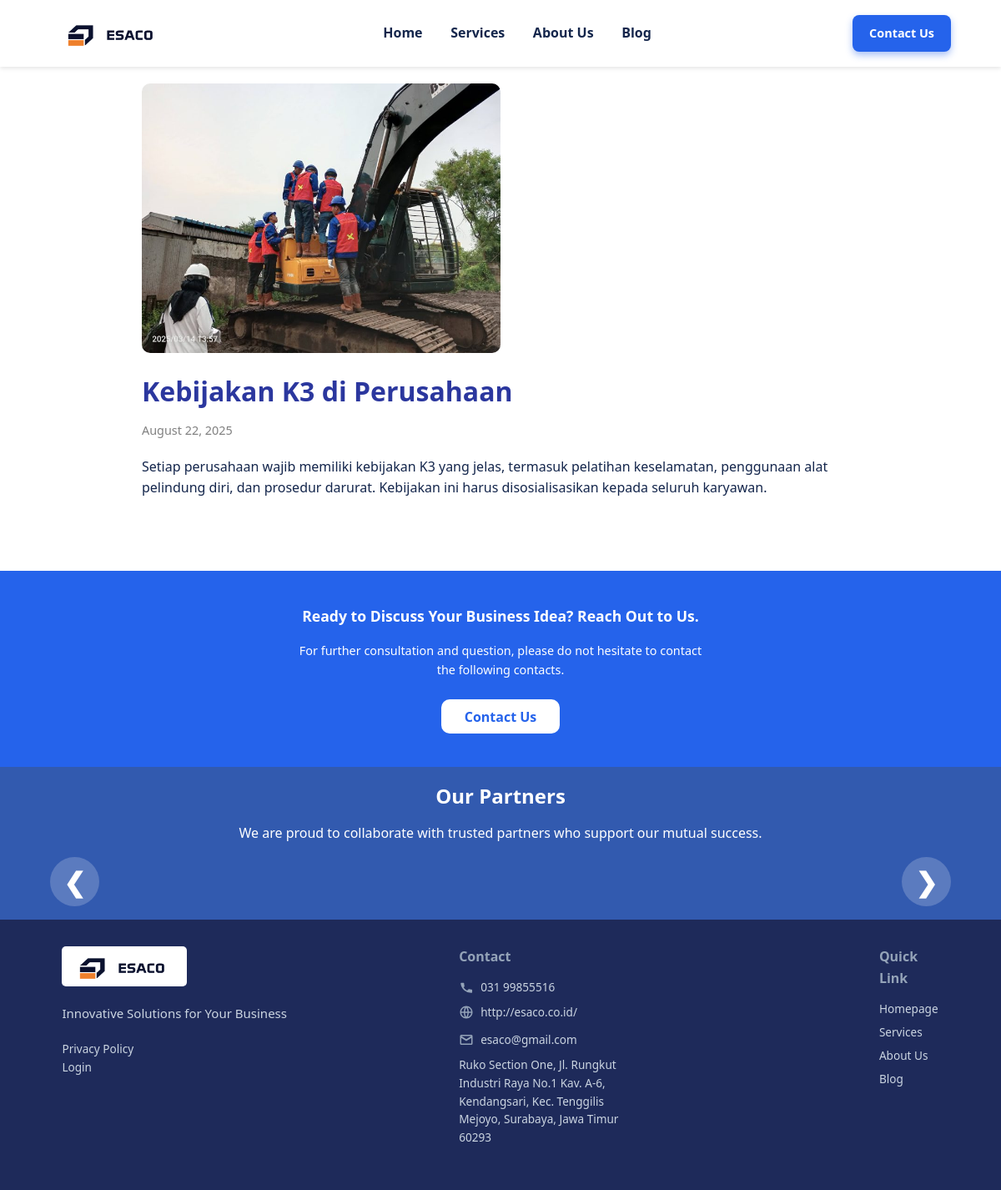
/article.php?id=13, run on the app's committed database.
### tables this page shows
CREATE TABLE `gallery` (
  `id` int NOT NULL,
  `image_url` varchar(255) NOT NULL,
  `alt_text` varchar(255) DEFAULT NULL,
  `date` date DEFAULT NULL,
  `category` varchar(255) DEFAULT NULL,
  `category_id` int DEFAULT NULL
);

CREATE TABLE `articles` (
  `id` int NOT NULL,
  `title` varchar(255) NOT NULL,
  `date` date NOT NULL,
  `description` text NOT NULL,
  `image_url` varchar(255) NOT NULL,
  `content` text
);

### article.php (the view, shortened to what this page needs)
<?php
include 'connect.php';
$id = isset($_GET['id']) ? intval($_GET['id']) : 0;
$sql = "SELECT * FROM articles WHERE id = $id LIMIT 1";
$result = $conn->query($sql);
$article = null;
if ($result && $result->num_rows > 0) {
    $article = $result->fetch_assoc();
}
?>
<!DOCTYPE html>
<html lang="en">
<head>
  <link rel="stylesheet" href="style.css">
</head>
<body>
<?php include 'header.php'; ?>
  <main>
    <?php if ($article): ?>
      <img src="<?= htmlspecialchars($article['image_url']) ?>" alt="<?= htmlspecialchars($article['title']) ?>" class="article-image">
      <h1 class="article-title"><?= htmlspecialchars($article['title']) ?></h1>
      <span class="article-date"><?= date("F j, Y", strtotime($article['date'])) ?></span>
      <article class="content">
        <?= $article['content']  ?>
      </article>
    <?php else: ?>
      <h2>Article not found.</h2>
    <?php endif; ?>
  </main>
<?php include 'footer.php'; ?>
</body>
</html>

### header.php (shortened to what this page needs)
<!DOCTYPE html>
<html lang="id">
<head>
</head>
<body>
  <?php include 'connect.php';
    $current_page = basename($_SERVER['PHP_SELF']);
   $sql = "SELECT image_url, alt_text FROM gallery WHERE alt_text = 'logo' LIMIT 1";
    $result = $conn->query($sql);
    if ($result->num_rows > 0) {
        $row = $result->fetch_assoc();
        $logo_path = "uploads/" . $row['image_url'];
        $logo_alt  = $row['alt_text'];
    } else {
        $logo_path = "uploads/web-esaco-logo-1-2048x702.png";
        $logo_alt  = "logo";
    }
  ?>
  <header>
        <div class="navbar container" role="banner">
            <div class="logo" aria-label="ESACO Logo">
                <img src="<?php echo $logo_path; ?>" alt="<?php echo $logo_alt; ?>">
            </div>
            <nav aria-label="Primary navigation" id="nav">
                <a href="homepage.php" class="<?php echo ($current_page == 'homepage.php') ? 'active' : ''; ?>">Home</a>
                <a href="service.php" class="<?php echo ($current_page == 'service.php') ? 'active' : ''; ?>">Services</a>
                <a href="aboutus.php" class="<?php echo ($current_page == 'aboutus.php') ? 'active' : ''; ?>">About Us</a>
                <a href="blog.php" class="<?php echo ($current_page == 'blog.php') ? 'active' : ''; ?>">Blog</a>
            </nav>
            <a href="contact.php" class="btn-contact" type="button">Contact Us</a>
        </div>
  </header>
</body>
</html>

### footer.php (shortened to what this page needs)
<!DOCTYPE html>
<html lang="en">
<head>
</head>
<body>
    <?php include 'connect.php';
    $sql = "SELECT image_url, alt_text FROM gallery WHERE alt_text = 'logo' LIMIT 1";
    $result = $conn->query($sql);
        if ($result->num_rows > 0) {
            $row = $result->fetch_assoc();
            $logo_path = "uploads/" . $row['image_url'];
            $logo_alt  = $row['alt_text'];
        } else {
            $logo_path = "uploads/web-esaco-logo-1-2048x702.png";
            $logo_alt  = "logo";
        }
    ?>
    <section class="cta-section" aria-label="Contact us call to action">
        <p>Ready to Discuss Your Business Idea? Reach Out to Us.</p>
        <p style="font-weight: 400; font-size: 0.9rem; max-width: 500px; margin: 0 auto 1.5rem;">
        For further consultation and question, please do not hesitate to contact the following contacts.
        </p>
        <button class="cta-btn" aria-label="Contact us now">Contact Us</button>
    </section>
    <?php include 'partner.php'; ?>
    <footer aria-label="Footer with contact and partners information">
        <div class="container">
            <div class="footer-left">
                <div class="logo" aria-label="ESACO Logo">
                    <img src="<?php echo $logo_path; ?>" alt="<?php echo $logo_alt; ?>">
                </div>
                <div class="footer-slogan">Innovative Solutions for Your Business</div>
                <div class="footer-links" aria-label="Footer navigation links">
                    <a href="privacy.php" tabindex="0">Privacy Policy</a>
                    <br>
                    <a href="login.php" tabindex="0">Login</a>
                </div>
            </div>
            <div class="footer-contact" style="padding-left: 10rem;">
                <h4>Contact</h4>
                <p><svg aria-hidden="true" focusable="false" viewBox="0 0 24 24"><path d="M6.62 10.79a15.053 15.053 0 006.59 6.59l2.2-2.2a1 1 0 011.11-.21 11.072 11.072 0 003.89.59 1 1 0 011 1v3.5a1 1 0 01-1 1A17 17 0 013 6a1 1 0 011-1h3.5a1 1 0 011 1 11.072 11.072 0 00.6 3.9 1 1 0 01-.21 1.11l-2.27 2.28z"/></svg>031 99855516</p>
                <p><a href="http://esaco.co.id/" target="_blank" rel="noopener noreferrer" aria-label="Visit ESACO official website">http://esaco.co.id/</a></p>
                <p><svg aria-hidden="true" focusable="false" viewBox="0 0 24 24"><path d="M20 4H4a2 2 0 00-2 2v12a2 2 0 002 2h16a2 2 0 002-2V6a2 2 0 00-2-2zm0 2l-8 5-8-5h16zm0 12H4v-9l8 5 8-5v9z"/></svg><a href="mailto:esaco@gmail.com" aria-label="Send email to esaco@gmail.com">esaco@gmail.com</a></p>
                <p>Ruko Section One, Jl. Rungkut Industri Raya No.1 Kav. A-6, Kendangsari, Kec. Tenggilis Mejoyo, Surabaya, Jawa Timur 60293</p>
            </div>
            <div class="footer-partners">
                <h4 style="padding-left: 18rem;">Quick Link</h4>
                <ul style="list-style: none; padding: 0; margin: 0;">
                    <li><a href="homepage.php">Homepage</a></li>
                    <li><a href="service.php">Services</a></li>
                    <li><a href="aboutus.php">About Us</a></li>
                    <li><a href="blog.php">Blog</a></li>
                </ul>
            </div>
    </footer>
</body>
</html>

### style.css (style rules this page uses)
*, *::before, *::after { box-sizing: border-box; }
body { margin: 0; font-family: "Segoe UI", Tahoma, Geneva, Verdana, sans-serif; color: #14264c; background-color: #fff; line-height: 1.6; -webkit-font-smoothing: antialiased; -moz-osx-font-smoothing: grayscale; }
a { color: #1d4ed8; text-decoration: none; cursor: pointer; }
img { max-width: 100%; height: auto; display: block; }
h1, h2, h3, h4 { margin: 0 0 0.5em 0; font-weight: 700; }
p { margin: 0 0 1em 0; }
button { font-family: inherit; cursor: pointer; border: none; border-radius: 6px; padding: 0.5em 1.3em; font-weight: 600; background-color: #2563eb; color: white; transition: background-color 0.3s ease; }
.article-title { font-weight: 700; font-size: 1.1rem; margin-bottom: 0.15rem; color: #2563eb; }
.article-date { font-size: 0.8rem; color: #64748b; margin-bottom: 0.7rem; }

### article.php (style rules this page uses)
* { box-sizing: border-box; margin: 0; padding: 0; }
main { padding: 20px; max-width: 900px; margin: 0 auto; }
.article-image { width: 50%; height: auto; border-radius: 10px; display: flex; align-items: center; justify-content: center; margin-bottom: 20px; top: 0; right: 0; }
.article-title { font-size: 2rem; color: #2b379e; margin-bottom: 10px; }
.article-date { font-size: 0.9rem; color: gray; margin-bottom: 20px; display: block; }
.cta-section { background: #3267ff; color: #fff; text-align: center; padding: 40px 20px; margin-top: 50px; }
.cta-btn { background: #fff; color: #3267ff; padding: 12px 25px; border: none; border-radius: 6px; font-weight: bold; cursor: pointer; }

### header.php (style rules this page uses)
*, *::before, *::after { box-sizing: border-box; }
body { margin: 0; font-family: "Segoe UI", Tahoma, Geneva, Verdana, sans-serif; color: #14264c; background-color: #fff; line-height: 1.6; -webkit-font-smoothing: antialiased; -moz-osx-font-smoothing: grayscale; }
a { color: #1d4ed8; text-decoration: none; cursor: pointer; }
img { max-width: 100%; height: auto; display: block; }
h1, h2, h3, h4 { margin: 0 0 0.5em 0; font-weight: 700; }
p { margin: 0 0 1em 0; }
button { font-family: inherit; cursor: pointer; border: none; border-radius: 6px; padding: 0.5em 1.3em; font-weight: 600; background-color: #2563eb; color: white; transition: background-color 0.3s ease; }
.container { width: 90%; max-width: 1200px; margin-left: auto; margin-right: auto; }
header { background-color: #fff; box-shadow: 0 2px 5px rgb(0 0 0 / 0.1); position: sticky; top: 0; z-index: 1000; }
.navbar { display: flex; align-items: center; justify-content: space-between; padding: 1rem 0; max-width: 1200px; margin: 0 auto; }
.logo { display: flex; align-items: center; font-weight: 700; font-size: 1.3rem; color: #14264c; user-select: none; }
.logo img { width: 150px; margin-right: 0.5rem; cursor: pointer; }
nav { display: flex; gap: 1.7rem; }
nav a { font-size: 1rem; padding: 0.3rem 0.2rem; color: #14264c; font-weight: 600; transition: color 0.3s ease; white-space: nowrap; }
.btn-contact { background-color: #2563eb; color: white; padding: 10px 20px; border-radius: 8px; font-weight: 700; font-size: 0.9rem; box-shadow: 0 4px 8px rgb(37 99 235 / 0.4); transition: box-shadow 0.3s ease; }

### data on the page
gallery: image_url+alt_text (picture)
articles: image_url (picture), title "Kebijakan K3 di Perusahaan", date "August 22, 2025", content "Setiap perusahaan wajib memiliki kebijakan K3 yang jelas, termasuk pelatihan keselamatan, penggunaan alat pelindung diri, dan prosedur darurat. Kebijakan ini harus disosialisasikan kepada seluruh karyawan."
